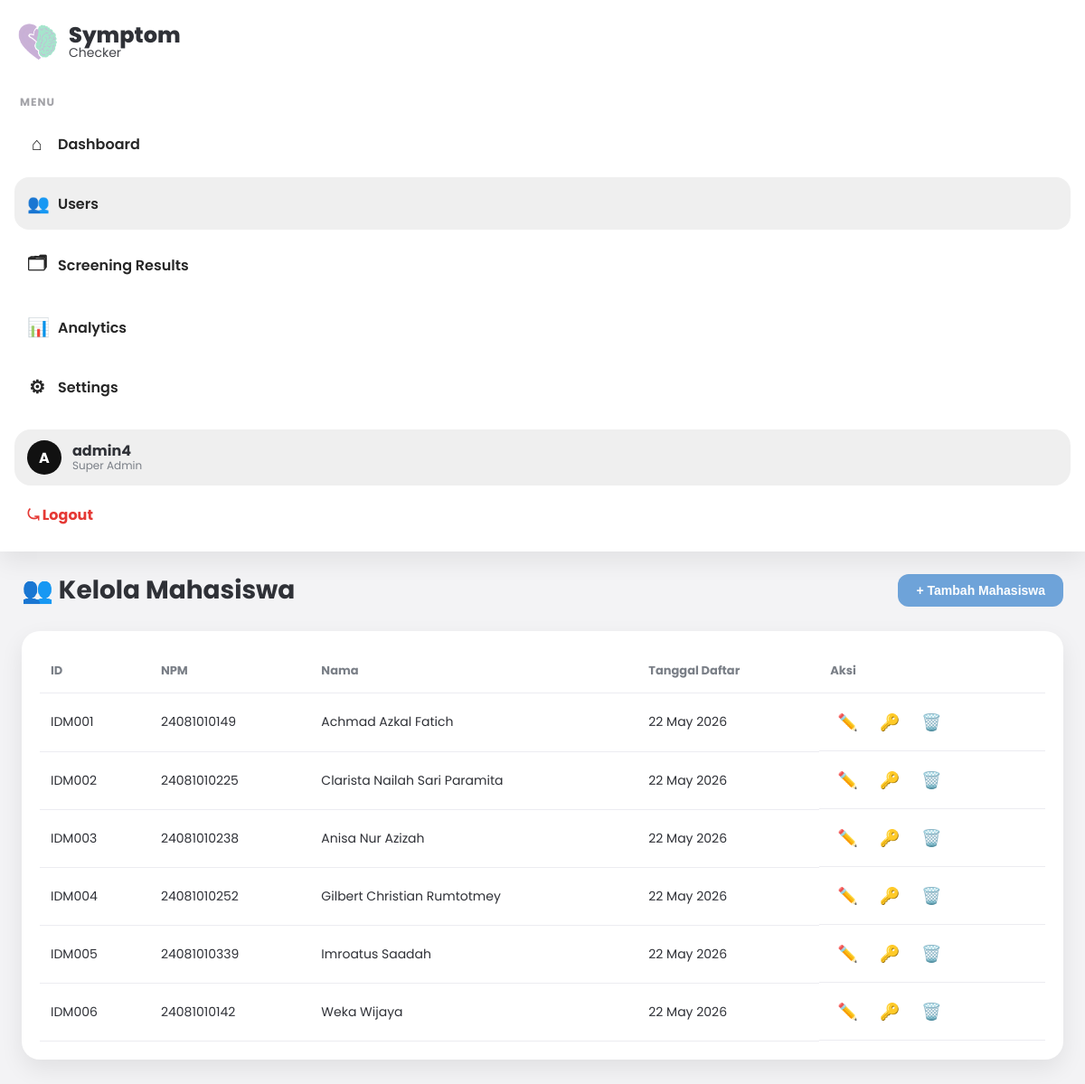
The app's page /admin/users.php (signed in), older data.
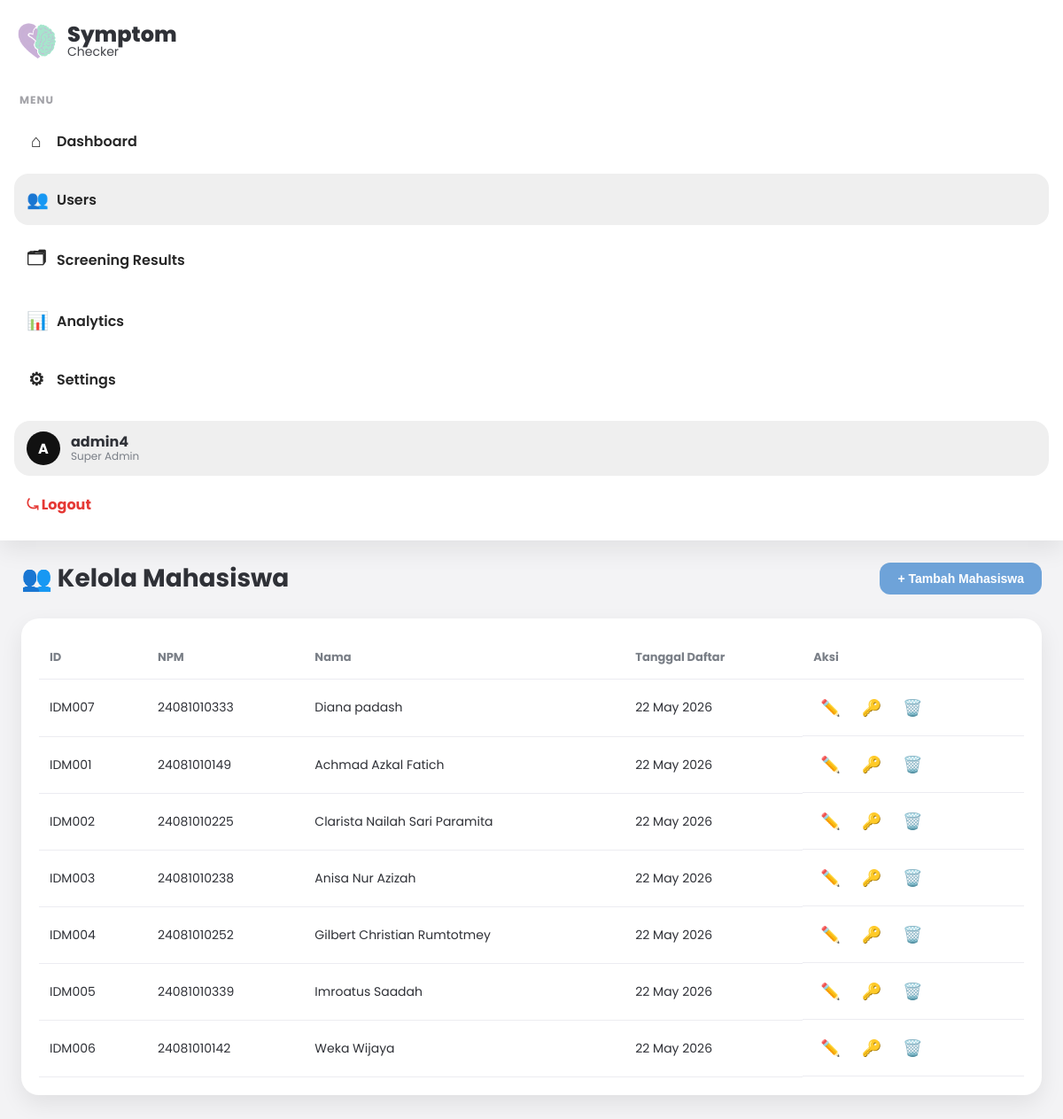
The same page, newer data.
### tables this page shows
CREATE TABLE `mahasiswa` (
  `id_mahasiswa` varchar(10) NOT NULL,
  `npm` varchar(20) NOT NULL,
  `nama` varchar(100) NOT NULL,
  `password` varchar(255) NOT NULL,
  `created_at` timestamp NOT NULL DEFAULT current_timestamp(),
  `security_question` varchar(255) DEFAULT NULL,
  `security_answer_hash` varchar(255) DEFAULT NULL
);

### admin/users.php (the view, shortened to what this page needs)
<?php
require_once '../config/database.php';
$adminName = $_SESSION['admin']['username'] ?? $_SESSION['admin_username'] ?? 'Admin';
$users = [];
try {
    $stmt = $pdo->query("SELECT id_mahasiswa, npm, nama, created_at FROM mahasiswa ORDER BY created_at DESC");
    $users = $stmt->fetchAll(PDO::FETCH_ASSOC);
} catch (PDOException $e) {
    $error = 'Gagal mengambil data: ' . $e->getMessage();
}
?>
<!DOCTYPE html>
<html lang="id">
<head>
</head>
<body>
<div class="layout">
    <aside class="sidebar">
        <a href="index.php" class="brand">
            <img src="../assets/img/logo.png" alt="Logo Symptom Checker">
            <div>
                <div class="title">Symptom</div>
                <div class="sub">Checker</div>
            </div>
        </a>
        <div>
            <div class="menu-label">MENU</div>
            <nav class="nav">
                <a href="index.php"><span class="ico">⌂</span>Dashboard</a>
                <a href="users.php" class="active"><span class="ico">👥</span>Users</a>
                <a href="hasil.php"><span class="ico">🗂</span>Screening Results</a>
                <a href="analytics.php"><span class="ico">📊</span>Analytics</a>
                <a href="settings.php"><span class="ico">⚙</span>Settings</a>
            </nav>
        </div>
        <div class="sidebar-footer">
            <div class="admin-box">
                <div class="avatar">A</div>
                <div class="admin-meta">
                    <div class="name"><?= htmlspecialchars($adminName); ?></div>
                    <div class="role">Super Admin</div>
                </div>
            </div>
            <a class="logout" href="../logout.php">⤿ Logout</a>
        </div>
    </aside>
    <main class="content">
        <div class="page-header">
            <h1>👥 Kelola Mahasiswa</h1>
            <button class="btn btn-primary" onclick="openAddModal()">+ Tambah Mahasiswa</button>
        </div>
        <div class="table-wrapper">
            <table>
                <thead>
                    <tr>
                        <th>ID</th>
                        <th>NPM</th>
                        <th>Nama</th>
                        <th>Tanggal Daftar</th>
                        <th>Aksi</th>
                    </tr>
                </thead>
                <tbody>
                    <?php if (empty($users)): ?>
                        <tr>
                            <td colspan="5" style="text-align:center; padding:30px; color:var(--muted)">Belum ada mahasiswa terdaftar.</td>
                        </tr>
                    <?php else: ?>
                        <?php foreach ($users as $u): ?>
                        <tr>
                            <td><?= htmlspecialchars($u['id_mahasiswa']); ?></td>
                            <td><?= htmlspecialchars($u['npm']); ?></td>
                            <td><?= htmlspecialchars($u['nama']); ?></td>
                            <td><?= date('d M Y', strtotime($u['created_at'])); ?></td>
                            <td class="actions">
                                <button class="edit-btn" title="Edit"
                                    onclick='openEditModal(<?= json_encode($u); ?>)'>✏️</button>
                                <button class="reset-btn" title="Reset Password"
                                    onclick='openResetModal(<?= json_encode($u); ?>)'>🔑</button>
                                <a href="?action=delete&id=<?= urlencode($u['id_mahasiswa']); ?>"
                                   class="delete-btn" title="Hapus"
                                   onclick="return confirm('Yakin ingin menghapus <?= htmlspecialchars($u['nama']); ?>?')">🗑️</a>
                            </td>
                        </tr>
                        <?php endforeach; ?>
                    <?php endif; ?>
                </tbody>
            </table>
        </div>
    </main>
</div>
</body>
</html>

Row changes from the older to the newer data that the page shows:
added mahasiswa: id_mahasiswa "IDM007", npm "24081010333", nama "Diana padash", created_at "22 May 2026"
